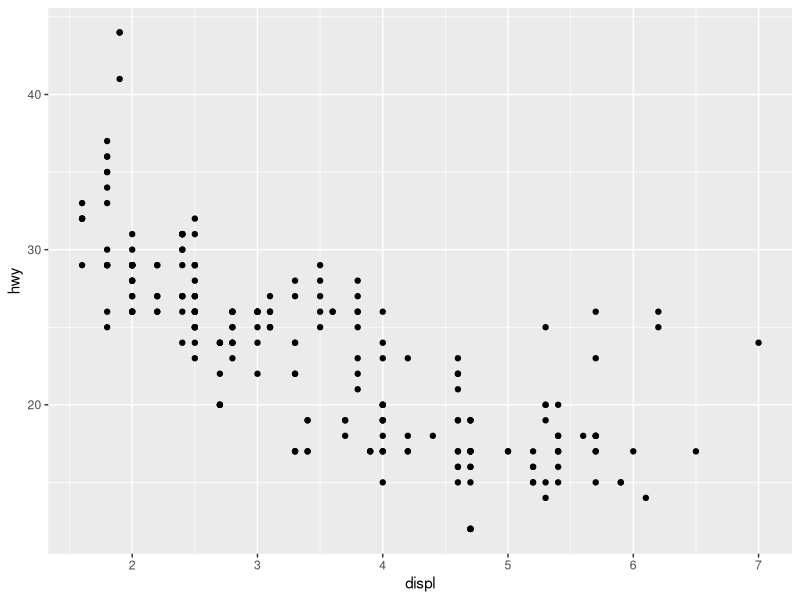
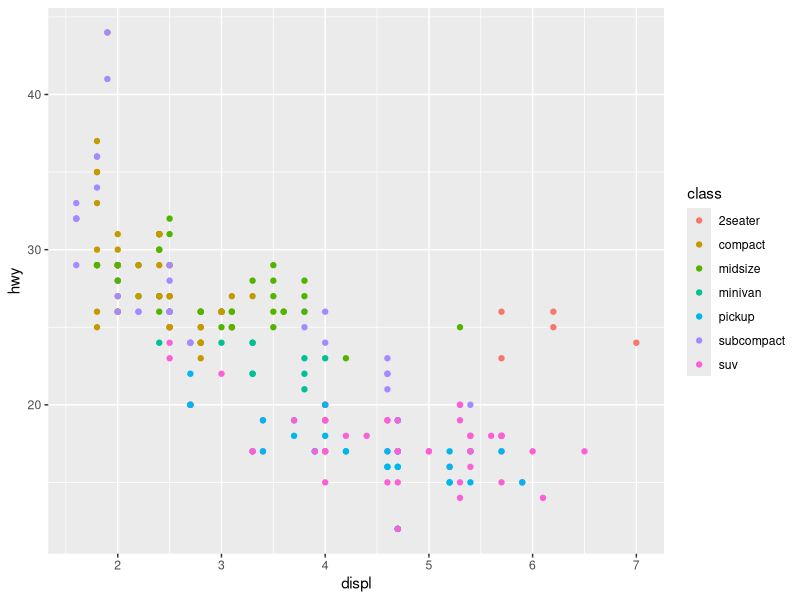
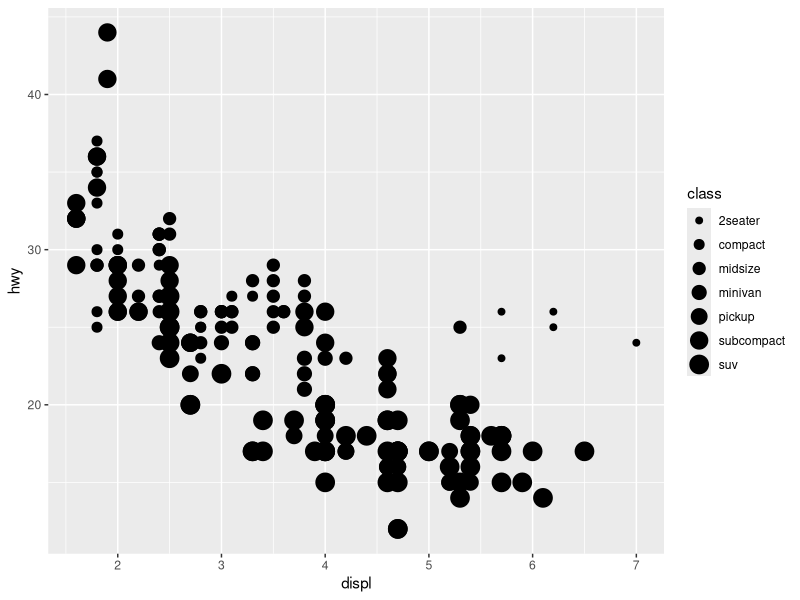
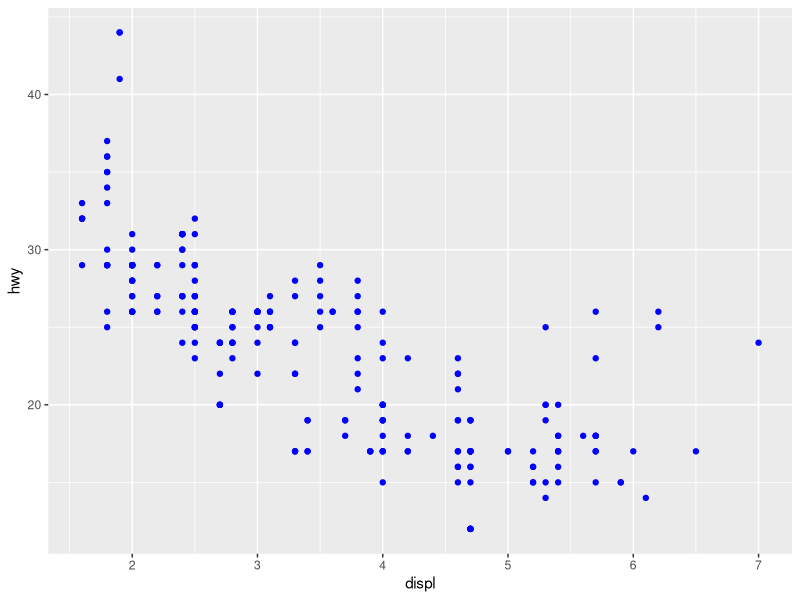

Write R code to recreate these figures, in order.
# Help code for ggplot2 package #

library(ggplot2)

#The principal components of every plot can be defined as follow:
  
#data: is a data frame
#Aesthetics: is used to indicate x and y variables. It can also be used to control the color, the size or the shape of points, the height of bars, etc…..
#Geometry: corresponds to the type of graphics (histogram, box plot, line plot, density plot, dot plot, ….)

mpg
#> # A tibble: 234 × 11
#>   manufacturer model displ  year   cyl      trans   drv   cty   hwy    fl
#>          <chr> <chr> <dbl> <int> <int>      <chr> <chr> <int> <int> <chr>
#> 1         audi    a4   1.8  1999     4   auto(l5)     f    18    29     p
#> 2         audi    a4   1.8  1999     4 manual(m5)     f    21    29     p
#> 3         audi    a4   2.0  2008     4 manual(m6)     f    20    31     p
#> 4         audi    a4   2.0  2008     4   auto(av)     f    21    30     p
#> 5         audi    a4   2.8  1999     6   auto(l5)     f    16    26     p
#> 6         audi    a4   2.8  1999     6 manual(m5)     f    18    26     p
#> # ... with 228 more rows, and 1 more variables: class <chr>

# With ggplot2, you begin a plot with the function ggplot(). 
# ggplot() creates a coordinate system that you can add layers to. 
# The first argument of ggplot() is the dataset to use in the graph. 
# So ggplot(data = mpg) creates an empty graph.
# The function geom_point() adds a layer of points to your plot, which creates a scatterplot. 
# ggplot2 comes with many geom functions that each add a different type of layer to a plot.
# Each geom function in ggplot2 takes a mapping argument. This defines how variables in your dataset are mapped to visual properties. 
# The mapping argument is always paired with aes(), and the x and y arguments of aes() 
# specify which variables to map to the x and y axes.

#ggplot(data = <DATA>) + 
#  <GEOM_FUNCTION>(mapping = aes(<MAPPINGS>))
p <- ggplot(data = mpg) + 
  geom_point(mapping = aes(x = displ, y = hwy))
print(p)

p <- ggplot(data = mpg) + 
  geom_point(mapping = aes(x = displ, y = hwy, color = class))
print(p)

#other aesthetics one can use here would be shape (will only display 6 shapes, any more categories will go unplotted), alpha(transparency)
p <- ggplot(data = mpg) + 
  geom_point(mapping = aes(x = displ, y = hwy, size = class))
print(p)

#to make all points coloured blue
p <- ggplot(data = mpg) + 
  geom_point(mapping = aes(x = displ, y = hwy), color = "blue")
print(p)

